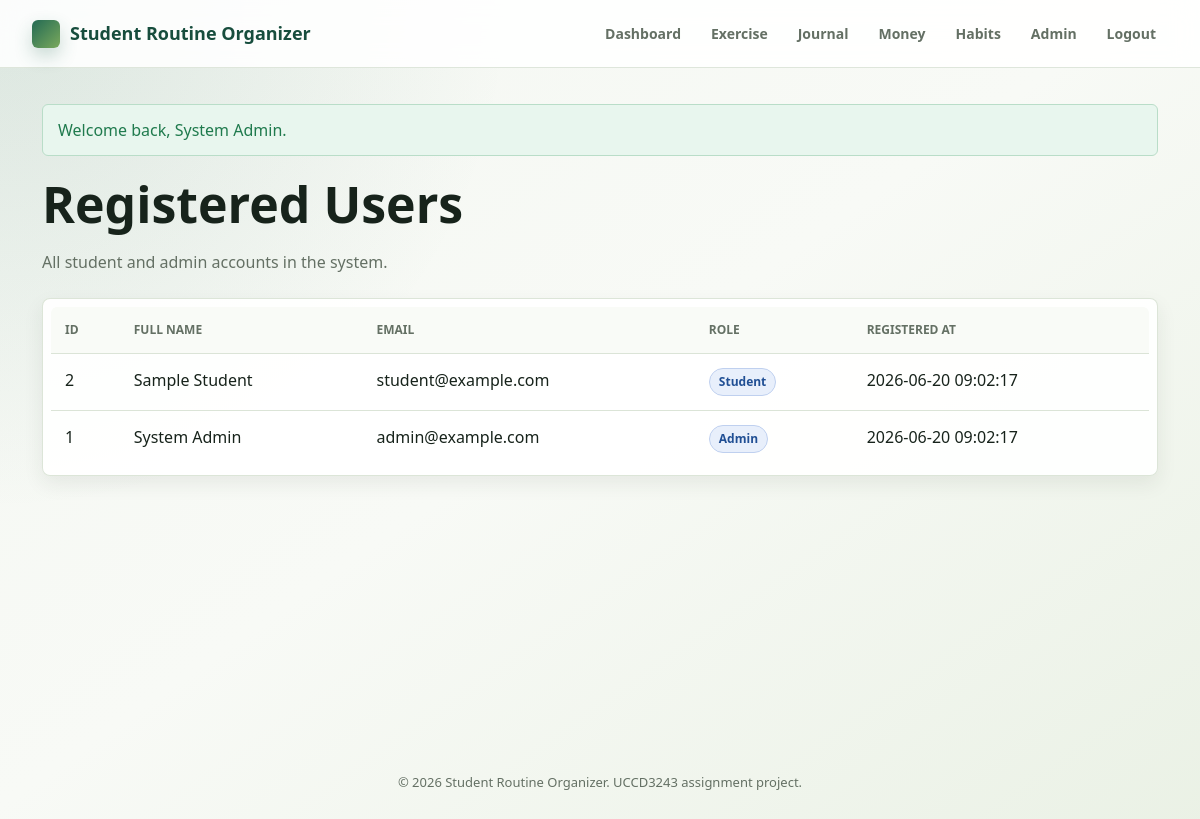
The page /admin/users.php (signed in) on the database its author committed.
### tables this page shows
CREATE TABLE users (
  user_id INT AUTO_INCREMENT PRIMARY KEY,
  full_name VARCHAR(100) NOT NULL,
  email VARCHAR(120) NOT NULL UNIQUE,
  password_hash VARCHAR(255) NOT NULL,
  role ENUM('student', 'admin') NOT NULL DEFAULT 'student',
  created_at TIMESTAMP DEFAULT CURRENT_TIMESTAMP
);

### includes/validation.php (called while the page is built, shortened)
<?php
function escapeOutput(?string $value): string
{
    return htmlspecialchars((string) $value, ENT_QUOTES, 'UTF-8');
}

### admin/users.php (the view, shortened to what this page needs)
<?php
$users = [];
$usersError = null;
try {
    $connection = getDatabaseConnection();
    $result = $connection->query('SELECT user_id, full_name, email, role, created_at FROM users ORDER BY created_at DESC, user_id DESC');
    $users = $result->fetch_all(MYSQLI_ASSOC);
} catch (Throwable $exception) {
    logApplicationException($exception, 'admin users');
    $usersError = 'Registered users are unavailable right now.';
}
require __DIR__ . '/../includes/header.php';
?>
<section class="section-heading">
    <h1>Registered Users</h1>
    <p class="muted">All student and admin accounts in the system.</p>
</section>
<?php if ($usersError): ?>
    <div class="alert alert-error"><?= escapeOutput($usersError); ?></div>
<?php else: ?>
    <section class="panel table-panel">
        <table class="data-table">
            <thead>
                <tr>
                    <th>ID</th>
                    <th>Full Name</th>
                    <th>Email</th>
                    <th>Role</th>
                    <th>Registered At</th>
                </tr>
            </thead>
            <tbody>
                <?php foreach ($users as $user): ?>
                    <tr>
                        <td><?= (int) $user['user_id']; ?></td>
                        <td><?= escapeOutput($user['full_name']); ?></td>
                        <td><?= escapeOutput($user['email']); ?></td>
                        <td><span class="status-pill"><?= escapeOutput(ucfirst($user['role'])); ?></span></td>
                        <td><?= escapeOutput($user['created_at']); ?></td>
                    </tr>
                <?php endforeach; ?>
            </tbody>
        </table>
    </section>
<?php endif; ?>
<?php require __DIR__ . '/../includes/footer.php'; ?>

### assets/css/journal_editor.css (style rules this page uses)
:root { --nj-bg: #f4f7f2; --nj-surface: rgba(255, 255, 255, 0.94); --nj-surface-soft: #f8faf6; --nj-primary: #236a54; --nj-primary-dark: #174d3d; --nj-primary-light: #e2f1ea; --nj-text: #17231b; --nj-muted: #647064; --nj-border: #dbe4d7; --nj-rose: #b84a62; --nj-rose-light: #fdebf0; --nj-amber: #d9822b; --nj-amber-light: #fff0de; --nj-blue: #3569b7; --nj-blue-light: #e8effb; --nj-purple: #7b4eb2; --nj-purple-light: #f1ebf9; --nj-shadow-sm: 0 4px 14px rgba(23, 35, 27, 0.06); --nj-shadow-md: 0 10px 30px rgba(23, 35, 27, 0.1); --nj-shadow-lg: 0 20px 45px rgba(23, 35, 27, 0.15); --nj-radius: 12px; --nj-radius-sm: 8px; --nj-font-ui: 'Plus Jakarta Sans', 'Inter', -apple-system, BlinkMacSystemFont, sans-serif; --nj-font-canvas: 'Lora', 'Playfair Display', Georgia, serif; }

### rows shown on the page
users: user_id "2", full_name "Sample Student", email "student@example.com", role "Student", created_at "2026-06-20 09:02:17"
users: user_id "1", full_name "System Admin", email "admin@example.com", role "Admin", created_at "2026-06-20 09:02:17"

### other values the page prints
APP_NAME "Student Routine Organizer"
escapeOutput($label) "Dashboard"
escapeOutput($label) "Exercise"
escapeOutput($label) "Journal"
escapeOutput($label) "Money"
escapeOutput($label) "Habits"
$message "Welcome back, System Admin."
